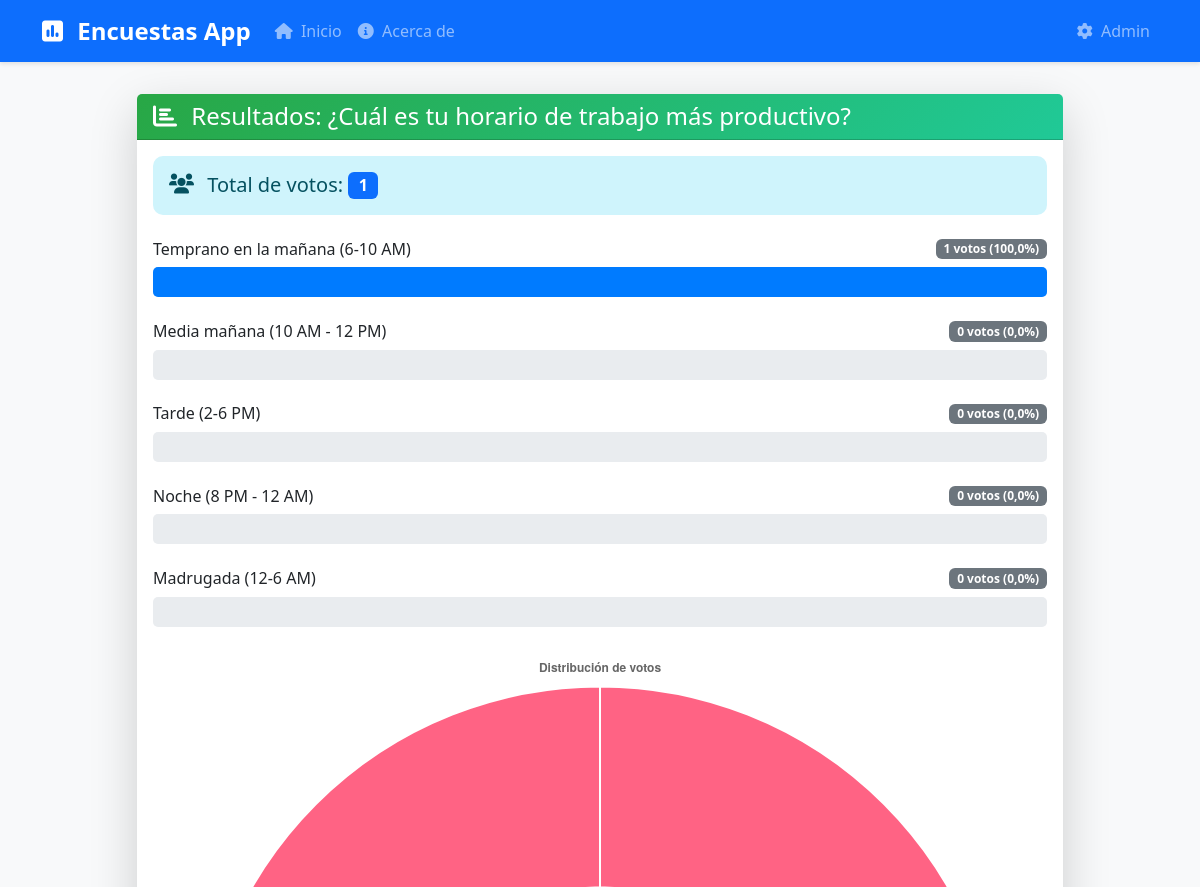
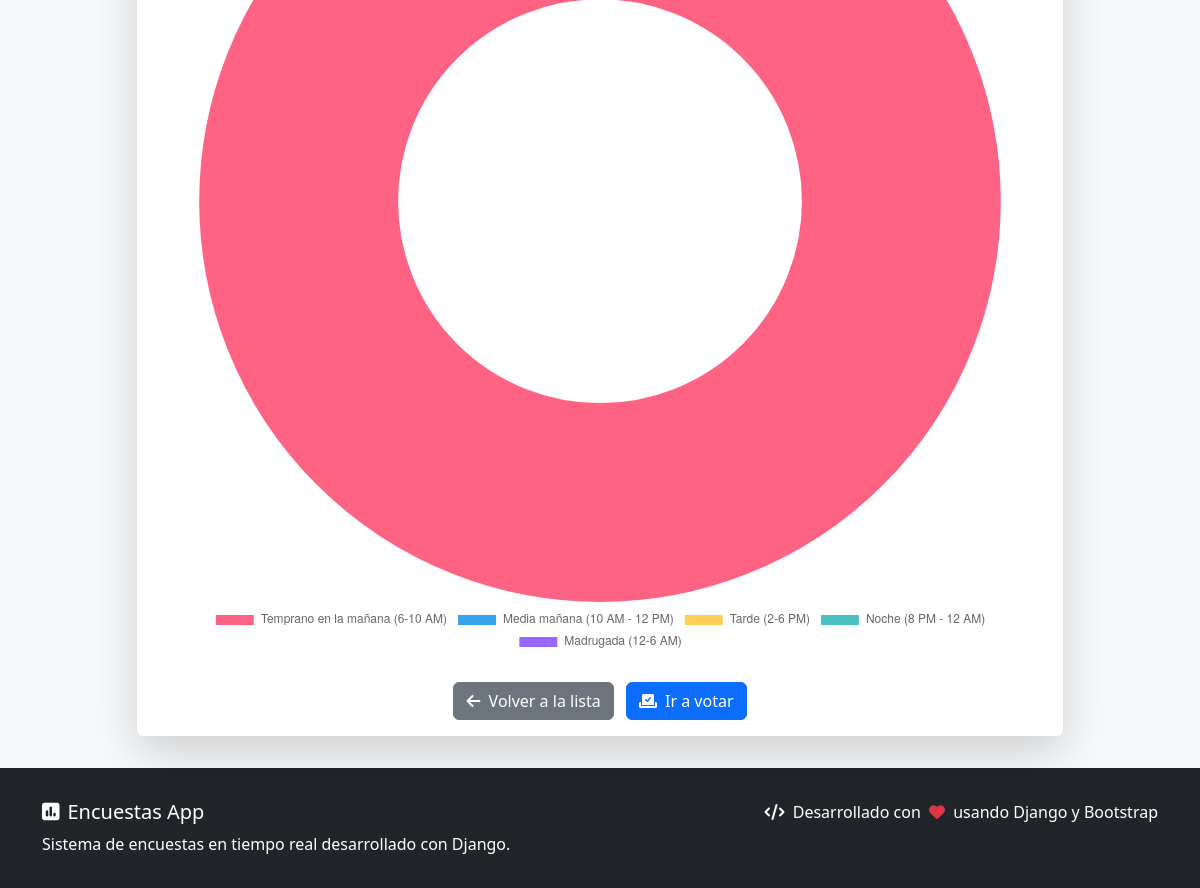
The page /7/results/ on the database its author committed (2 pictures, top to bottom).
### polls/models.py (models this page shows, shortened)
class Question(models.Model):
    question_text = models.CharField(
        max_length=200,
        verbose_name="Texto de la pregunta",
        help_text="Escribe la pregunta que quieres hacer en la encuesta"
    )
    pub_date = models.DateTimeField(
        verbose_name="Fecha de publicación",
        help_text="Cuándo se publicó esta encuesta"
    )
    created_by = models.ForeignKey(
        User,
        on_delete=models.SET_NULL,
        null=True,
        blank=True,
        verbose_name="Creado por",
        help_text="Usuario que creó esta encuesta"
    )
    is_active = models.BooleanField(
        default=True,
        verbose_name="¿Está activa?",
        help_text="Las encuestas inactivas no aparecen en la lista principal"
    )
    created_at = models.DateTimeField(
        auto_now_add=True,
        verbose_name="Fecha de creación"
    )
    updated_at = models.DateTimeField(
        auto_now=True,
        verbose_name="Última actualización"
    )
    class Meta:
        verbose_name = "Pregunta"
        verbose_name_plural = "Preguntas"
        ordering = ['-pub_date']  # Ordenar por fecha de publicación (más recientes primero)
    def total_votes(self):
        return Vote.objects.filter(choice__question=self).count()

class Choice(models.Model):
    question = models.ForeignKey(
        Question,
        on_delete=models.CASCADE,
        verbose_name="Pregunta",
        help_text="La pregunta a la que pertenece esta opción"
    )
    choice_text = models.CharField(
        max_length=200,
        verbose_name="Texto de la opción",
        help_text="Escribe el texto de esta opción de respuesta"
    )
    created_at = models.DateTimeField(
        auto_now_add=True,
        verbose_name="Fecha de creación"
    )
    class Meta:
        verbose_name = "Opción"
        verbose_name_plural = "Opciones"
        ordering = ['id']  # Ordenar por ID (orden de creación)
    def vote_count(self):
        return self.vote_set.count()

### polls/views.py (the view)
# urls.py: path('<int:question_id>/results/', views.results, name='results'),
def results(request, question_id):
    question = get_object_or_404(
        Question.objects.prefetch_related('choice_set__vote_set'),
        pk=question_id
    )
    choices_with_stats = []
    total_votes = question.total_votes()
    for choice in question.choice_set.all():
        vote_count = choice.vote_count()
        percentage = (vote_count / total_votes * 100) if total_votes > 0 else 0
        choices_with_stats.append({
            'choice': choice,
            'votes': vote_count,
            'percentage': round(percentage, 1),
        })
    user_vote = None
    if request.user.is_authenticated:
        try:
            user_vote = Vote.objects.get(
                choice__question=question,
                user=request.user
            ).choice
        except Vote.DoesNotExist:
            pass
    else:
        client_ip = get_client_ip(request)
        try:
            user_vote = Vote.objects.get(
                choice__question=question,
                voter_ip=client_ip,
                user__isnull=True
            ).choice
        except Vote.DoesNotExist:
            pass
    context = {
        'question': question,
        'choices_with_stats': choices_with_stats,
        'total_votes': total_votes,
        'user_vote': user_vote,
    }
    return render(request, 'polls/results_simple.html', context)

### polls/views.py (called while the page is built)
def get_client_ip(request):
    x_forwarded_for = request.META.get('HTTP_X_FORWARDED_FOR')
    if x_forwarded_for:
        ip = x_forwarded_for.split(',')[0]
    else:
        ip = request.META.get('REMOTE_ADDR')
    return ip

### polls/templates/polls/results_simple.html (shortened to what this page needs)
{% extends "polls/base.html" %}
{% block content %}
<div class="row">
    <div class="col-lg-10 mx-auto">
        <div class="card shadow-lg border-0">
            <div class="card-header" style="background: linear-gradient(135deg, #28a745 0%, #20c997 100%); color: white;">
                <h1 class="h4 mb-0 text-white font-weight-bold">
                    <i class="fas fa-chart-bar me-2"></i>
                    Resultados: {{ question.question_text }}
                </h1>
            </div>
            <div class="card-body">
                <div class="alert alert-info mb-4">
                    <h5 class="mb-0">
                        <i class="fas fa-users me-2"></i>
                        Total de votos: <span class="badge bg-primary fs-6">{{ total_votes }}</span>
                    </h5>
                </div>
                {% if total_votes > 0 %}
                    {% for choice_stat in choices_with_stats %}
                        <div class="mb-4">
                            <div class="d-flex justify-content-between align-items-center mb-2">
                                <h6 class="mb-0">{{ choice_stat.choice.choice_text }}</h6>
                                <span class="badge bg-secondary">
                                    {{ choice_stat.votes }} votos ({{ choice_stat.percentage }}%)
                                </span>
                            </div>
                            <div style="background-color: #e9ecef; height: 30px; border-radius: 5px; position: relative;">
                                {% if choice_stat.percentage > 0 %}
                                <div style="background-color: #007bff; height: 100%; width: {{ choice_stat.percentage }}%; border-radius: 5px;"></div>
                                {% endif %}
                            </div>
                        </div>
                    {% endfor %}
                    <div class="text-center mt-4">
                        <canvas id="resultsChart" width="400" height="200"></canvas>
                    </div>
                {% else %}
                    <div class="alert alert-warning text-center">
                        <h5>Aún no hay votos</h5>
                        <p>Sé el primero en votar en esta encuesta.</p>
                    </div>
                {% endif %}
                <div class="mt-4 text-center">
                    <a href="{% url 'polls:index' %}" class="btn btn-secondary me-2">
                        <i class="fas fa-arrow-left me-1"></i>
                        Volver a la lista
                    </a>
                    <a href="{% url 'polls:detail' question.id %}" class="btn btn-primary">
                        <i class="fas fa-vote-yea me-1"></i>
                        Ir a votar
                    </a>
                </div>
            </div>
        </div>
    </div>
</div>
{% endblock %}
{% block extra_js %}
<script>
    // Solo crear gráfico si hay votos
    {% if total_votes > 0 %}
    document.addEventListener('DOMContentLoaded', function() {
        const ctx = document.getElementById('resultsChart').getContext('2d');
        const data = {
            labels: [
                {% for choice_stat in choices_with_stats %}
                    '{{ choice_stat.choice.choice_text }}'{% if not forloop.last %},{% endif %}
                {% endfor %}
            ],
            datasets: [{
                data: [
                    {% for choice_stat in choices_with_stats %}
                        {{ choice_stat.votes }}{% if not forloop.last %},{% endif %}
                    {% endfor %}
                ],
                backgroundColor: [
                    '#FF6384', '#36A2EB', '#FFCE56', '#4BC0C0',
                    '#9966FF', '#FF9F40', '#FF6384', '#C9CBCF'
                ]
            }]
        };
        const config = {
            type: 'doughnut',
            data: data,
            options: {
                responsive: true,
                plugins: {
                    legend: {
                        position: 'bottom',
                    },
                    title: {
                        display: true,
                        text: 'Distribución de votos'
                    }
                }
            }
        };
        new Chart(ctx, config);
    });
    {% endif %}
</script>
{% endblock %}

### polls/templates/polls/base.html (shortened to what this page needs)
<!DOCTYPE html>
<html lang="es">
<head>
    <link href="https://cdn.jsdelivr.net/npm/bootstrap@5.3.0/dist/css/bootstrap.min.css" rel="stylesheet">
    <link rel="stylesheet" href="https://cdnjs.cloudflare.com/ajax/libs/font-awesome/6.0.0/css/all.min.css">
</head>
<body>
    <nav class="navbar navbar-expand-lg navbar-dark bg-primary">
        <div class="container">
            <a class="navbar-brand" href="{% url 'polls:index' %}">
                <i class="fas fa-poll me-2"></i>
                Encuestas App
            </a>
            <div class="collapse navbar-collapse" id="navbarNav">
                <ul class="navbar-nav me-auto">
                    <li class="nav-item">
                        <a class="nav-link" href="{% url 'polls:index' %}">
                            <i class="fas fa-home me-1"></i>
                            Inicio
                        </a>
                    </li>
                    <li class="nav-item">
                        <a class="nav-link" href="{% url 'polls:about' %}">
                            <i class="fas fa-info-circle me-1"></i>
                            Acerca de
                        </a>
                    </li>
                </ul>
                <ul class="navbar-nav">
                    <li class="nav-item">
                        <a class="nav-link" href="/admin/" target="_blank">
                            <i class="fas fa-cog me-1"></i>
                            Admin
                        </a>
                    </li>
                </ul>
            </div>
        </div>
    </nav>
    <main class="container-fluid">
        <div class="container">
            {% block content %}{% endblock %}
        </div>
    </main>
    <footer class="bg-dark text-white">
        <div class="container">
            <div class="row">
                <div class="col-md-6">
                    <h5><i class="fas fa-poll me-2"></i>Encuestas App</h5>
                    <p class="mb-0">Sistema de encuestas en tiempo real desarrollado con Django.</p>
                </div>
                <div class="col-md-6 text-md-end">
                    <p class="mb-0">
                        <i class="fas fa-code me-1"></i>
                        Desarrollado con
                        <i class="fas fa-heart text-danger mx-1"></i>
                        usando Django y Bootstrap
                    </p>
                    <small class="text-muted">
                        <i class="fas fa-calendar me-1"></i>
                    </small>
                </div>
            </div>
        </div>
    </footer>
    {% block extra_js %}{% endblock %}
</body>
</html>

### polls/templates/polls/base.html (style rules this page uses)
:root { --primary-color: #007bff; --secondary-color: #6c757d; --success-color: #28a745; --warning-color: #ffc107; --danger-color: #dc3545; --dark-color: #343a40; --light-color: #f8f9fa; }
body { background-color: #f8f9fa; font-family: 'Segoe UI', Tahoma, Geneva, Verdana, sans-serif; min-height: 100vh; display: flex; flex-direction: column; }
.navbar { box-shadow: 0 2px 4px rgba(0,0,0,.1); }
.navbar-brand { font-weight: bold; font-size: 1.5rem; }
main { flex: 1; padding-top: 2rem; padding-bottom: 2rem; }
.alert { border-radius: 10px; border: none; }
footer { background-color: var(--dark-color); color: white; padding: 2rem 0; margin-top: auto; }

### rows shown on the page
Question: question_text "¿Cuál es tu horario de trabajo más productivo?"
Choice: choice.choice_text "Temprano en la mañana (6-10 AM)", votes "1", percentage "100,0"
Choice: choice.choice_text "Media mañana (10 AM - 12 PM)", votes "0", percentage "0,0"
Choice: choice.choice_text "Tarde (2-6 PM)", votes "0", percentage "0,0"
Choice: choice.choice_text "Noche (8 PM - 12 AM)", votes "0", percentage "0,0"
Choice: choice.choice_text "Madrugada (12-6 AM)", votes "0", percentage "0,0"

### other values the page prints
{{ total_votes }} "1"
chart data {{ choice_stat.choice.choice_text }} Temprano en la mañana (6-10 AM), Media mañana (10 AM - 12 PM), Tarde (2-6 PM), Noche (8 PM - 12 AM), Madrugada (12-6 AM)
chart data {{ choice_stat.votes }} 1, 0, 0, 0, 0
